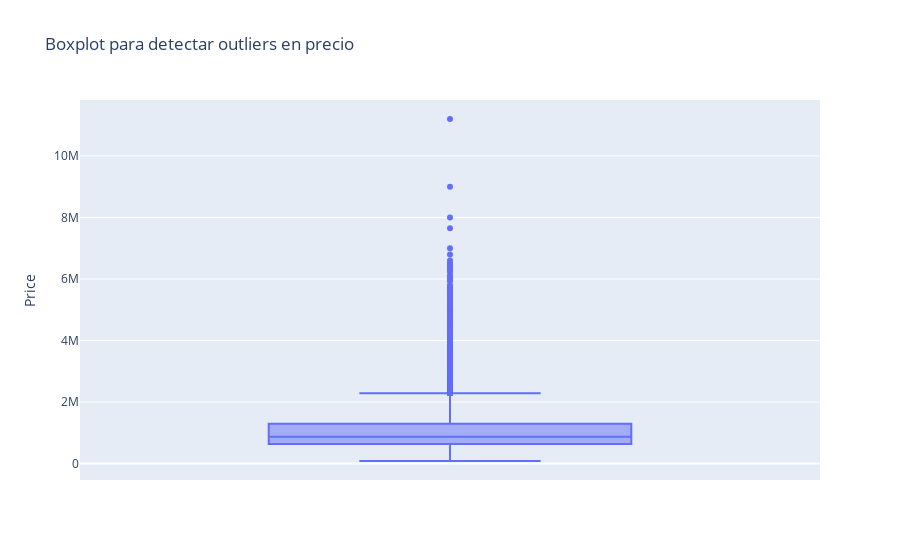

The code cell stored with this chart in its notebook:
### Code cell
#9
# Crear un boxplot para detectar outliers
fig = px.box(df, y='Price', title='Boxplot para detectar outliers en precio')
fig.show()

# Calcular los percentiles y el IQR para 'Price'
Q1 = df['Price'].quantile(0.25)
Q3 = df['Price'].quantile(0.75)
IQR = Q3 - Q1

# Calcular los límites inferior y superior según el método de Tukey
lower_bound = Q1 - 1.5 * IQR
upper_bound = Q3 + 1.5 * IQR

# Crear un nuevo DataFrame con las propiedades que son outliers
outliers_df = df[(df['Price'] < lower_bound) | (df['Price'] > upper_bound)]

# Calcular el porcentaje de propiedades identificadas como outliers
outliers_percentage = (len(outliers_df) / len(df)) * 100

# Mostrar los resultados
print(f"Propiedades identificadas como outliers: {len(outliers_df)}")
print(f"Porcentaje de propiedades identificadas como outliers: {outliers_percentage:.2f}%")

### Figure 1 — Plotly figure (JSON) as saved in the notebook; plotly's stock layout.template omitted (floating-point values rounded to 4 significant figures; data arrays with more than 128 entries replaced by an {"elided": "..."} marker saying what was removed)
{"data": [{"alignmentgroup": "True", "hovertemplate": "Price=%{y}<extra></extra>", "legendgroup": "", "marker": {"color": "#636efa"}, "name": "", "notched": false, "offsetgroup": "", "orientation": "v", "showlegend": false, "type": "box", "x0": " ", "xaxis": "x", "y": {"elided": "27247 int values"}, "y0": " ", "yaxis": "y"}], "layout": {"boxmode": "group", "legend": {"tracegroupgap": 0}, "title": {"text": "Boxplot para detectar outliers en precio"}, "xaxis": {"anchor": "y", "domain": [0, 1]}, "yaxis": {"anchor": "x", "domain": [0, 1], "title": {"text": "Price"}}}}
